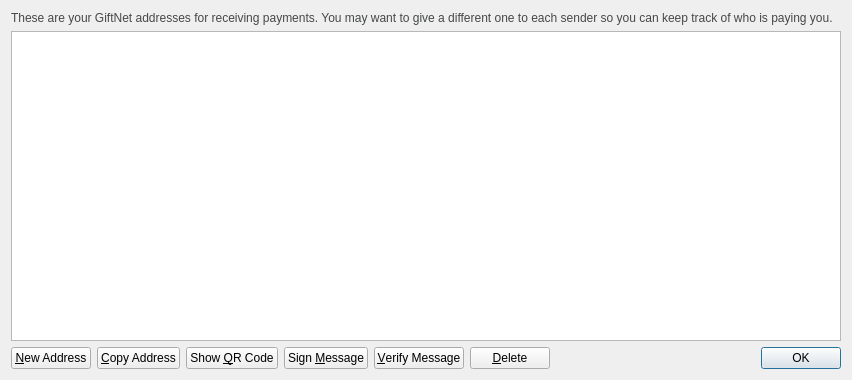
<?xml version="1.0" encoding="UTF-8"?>
<ui version="4.0">
 <class>AddressBookPage</class>
 <widget class="QWidget" name="AddressBookPage">
  <property name="geometry">
   <rect>
    <x>0</x>
    <y>0</y>
    <width>852</width>
    <height>380</height>
   </rect>
  </property>
  <property name="windowTitle">
   <string>Address Book</string>
  </property>
  <layout class="QVBoxLayout" name="verticalLayout">
   <item>
    <widget class="QLabel" name="labelExplanation">
     <property name="styleSheet">
      <string notr="true">#labelExplanation { color: #464747; }</string>
     </property>
     <property name="text">
      <string>These are your GiftNet addresses for receiving payments. You may want to give a different one to each sender so you can keep track of who is paying you.</string>
     </property>
     <property name="textFormat">
      <enum>Qt::PlainText</enum>
     </property>
     <property name="wordWrap">
      <bool>true</bool>
     </property>
    </widget>
   </item>
   <item>
    <widget class="QTableView" name="tableView">
     <property name="contextMenuPolicy">
      <enum>Qt::CustomContextMenu</enum>
     </property>
     <property name="toolTip">
      <string>Double-click to edit address or label</string>
     </property>
     <property name="tabKeyNavigation">
      <bool>false</bool>
     </property>
     <property name="alternatingRowColors">
      <bool>true</bool>
     </property>
     <property name="selectionMode">
      <enum>QAbstractItemView::SingleSelection</enum>
     </property>
     <property name="selectionBehavior">
      <enum>QAbstractItemView::SelectRows</enum>
     </property>
     <property name="sortingEnabled">
      <bool>true</bool>
     </property>
     <attribute name="verticalHeaderVisible">
      <bool>false</bool>
     </attribute>
    </widget>
   </item>
   <item>
    <layout class="QHBoxLayout" name="horizontalLayout">
     <item>
      <widget class="QPushButton" name="newAddressButton">
       <property name="toolTip">
        <string>Create a new address</string>
       </property>
       <property name="text">
        <string>&amp;New Address</string>
       </property>
       <property name="icon">
        <iconset resource="../bitcoin.qrc">
         <normaloff>:/icons/add</normaloff>:/icons/add</iconset>
       </property>
      </widget>
     </item>
     <item>
      <widget class="QPushButton" name="copyToClipboard">
       <property name="toolTip">
        <string>Copy the currently selected address to the system clipboard</string>
       </property>
       <property name="text">
        <string>&amp;Copy Address</string>
       </property>
       <property name="icon">
        <iconset resource="../bitcoin.qrc">
         <normaloff>:/icons/editcopy</normaloff>:/icons/editcopy</iconset>
       </property>
      </widget>
     </item>
     <item>
      <widget class="QPushButton" name="showQRCode">
       <property name="text">
        <string>Show &amp;QR Code</string>
       </property>
       <property name="icon">
        <iconset resource="../bitcoin.qrc">
         <normaloff>:/icons/qrcode</normaloff>:/icons/qrcode</iconset>
       </property>
      </widget>
     </item>
     <item>
      <widget class="QPushButton" name="signMessage">
       <property name="toolTip">
        <string>Sign a message to prove you own a GiftNet address</string>
       </property>
       <property name="text">
        <string>Sign &amp;Message</string>
       </property>
       <property name="icon">
        <iconset resource="../bitcoin.qrc">
         <normaloff>:/icons/edit</normaloff>:/icons/edit</iconset>
       </property>
      </widget>
     </item>
     <item>
      <widget class="QPushButton" name="verifyMessage">
       <property name="toolTip">
        <string>Verify a message to ensure it was signed with a specified GiftNet address</string>
       </property>
       <property name="text">
        <string>&amp;Verify Message</string>
       </property>
       <property name="icon">
        <iconset resource="../bitcoin.qrc">
         <normaloff>:/icons/transaction_0</normaloff>:/icons/transaction_0</iconset>
       </property>
      </widget>
     </item>
     <item>
      <widget class="QPushButton" name="deleteButton">
       <property name="toolTip">
        <string>Delete the currently selected address from the list</string>
       </property>
       <property name="text">
        <string>&amp;Delete</string>
       </property>
       <property name="icon">
        <iconset resource="../bitcoin.qrc">
         <normaloff>:/icons/remove</normaloff>:/icons/remove</iconset>
       </property>
      </widget>
     </item>
     <item>
      <spacer name="horizontalSpacer">
       <property name="orientation">
        <enum>Qt::Horizontal</enum>
       </property>
       <property name="sizeHint" stdset="0">
        <size>
         <width>40</width>
         <height>20</height>
        </size>
       </property>
      </spacer>
     </item>
     <item>
      <widget class="QDialogButtonBox" name="buttonBox">
       <property name="sizePolicy">
        <sizepolicy hsizetype="Maximum" vsizetype="Fixed">
         <horstretch>0</horstretch>
         <verstretch>0</verstretch>
        </sizepolicy>
       </property>
       <property name="standardButtons">
        <set>QDialogButtonBox::Ok</set>
       </property>
      </widget>
     </item>
    </layout>
   </item>
  </layout>
 </widget>
 <resources>
  <include location="../bitcoin.qrc"/>
 </resources>
 <connections/>
</ui>
